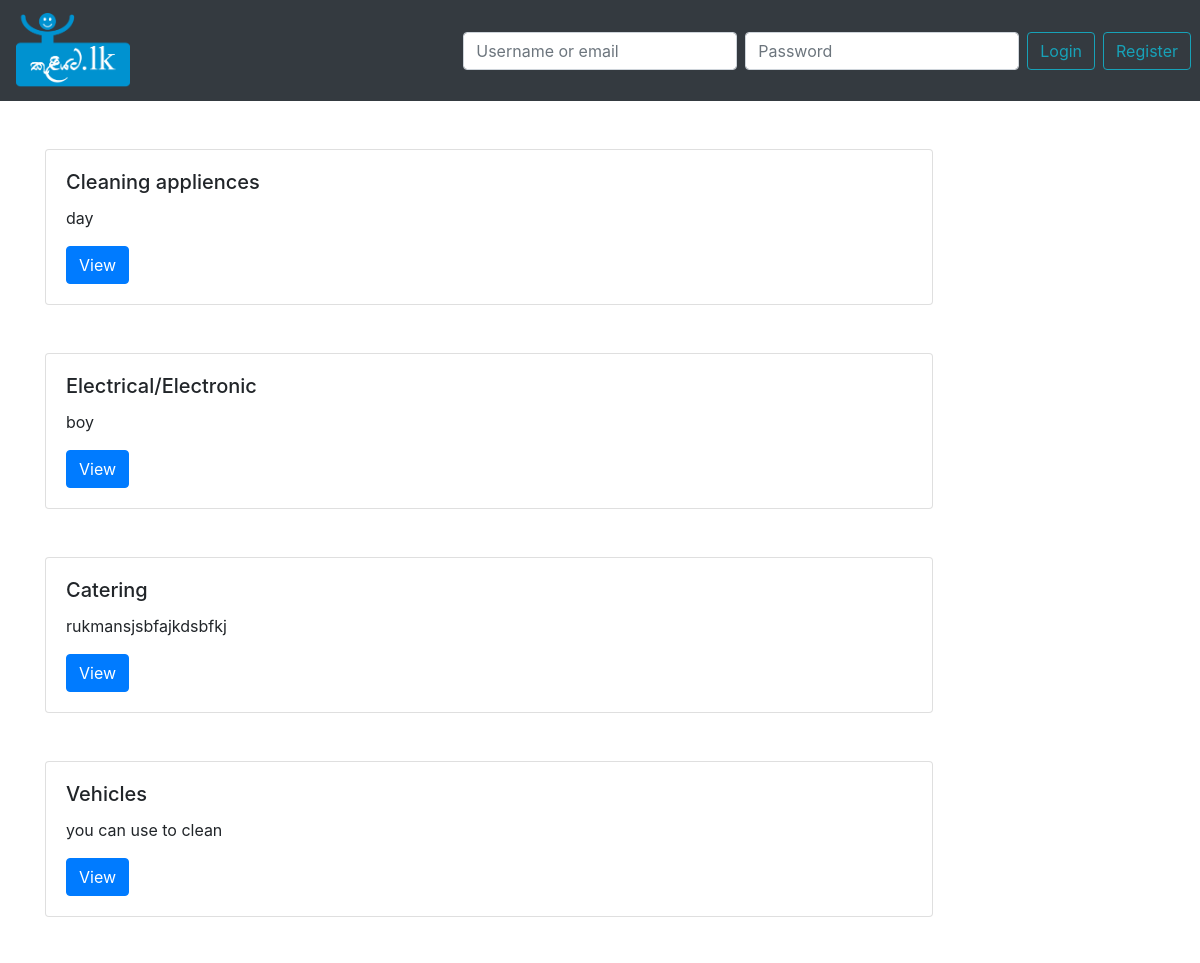
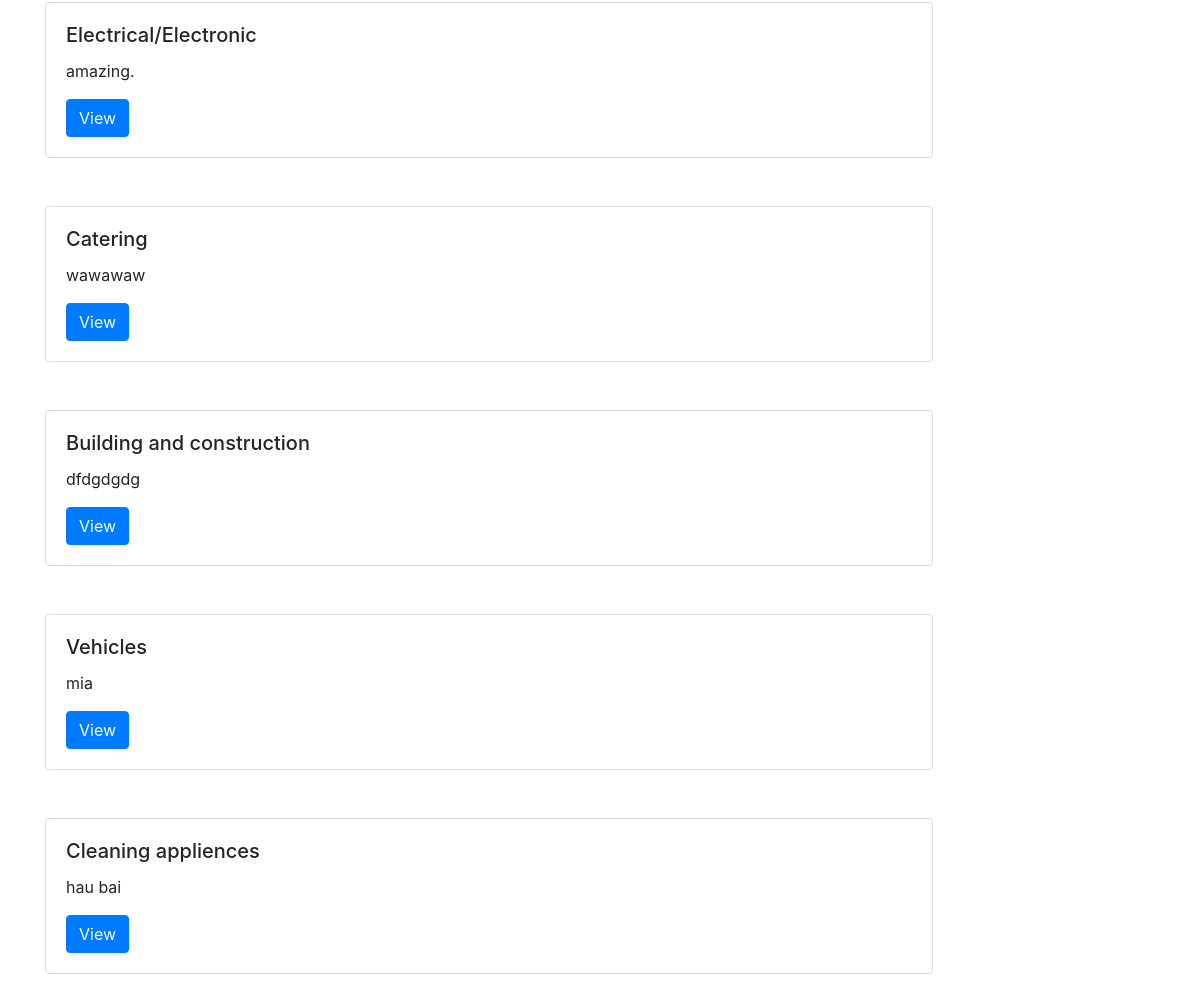
Screenshot of /search.php with the database file from the repository (2 pictures, top to bottom).
### tables this page shows
CREATE TABLE `ads` (
  `id` int(200) NOT NULL,
  `title` varchar(100) NOT NULL,
  `description` text NOT NULL,
  `image` varchar(100) NOT NULL,
  `approve` varchar(10) NOT NULL
);

### search.php (the view, shortened to what this page needs)
<?php
if (isset($_SESSION['id'])) {
    $userId = $_SESSION['id'];
    $username = $_SESSION['username'];
    $logged = true;
} else {
    $logged = false;
}
?>
<!DOCTYPE html PUBLIC "-//W3C//DTD XHTML 1.0 Transitional//EN" "http://www.w3.org/TR/xhtml1/DTD/xhtml1-transitional.dtd">
<html xmlns="http://www.w3.org/1999/xhtml">
<head>
    <link rel="stylesheet" href="Resources/bootstrap/css/bootstrap.min.css">
</head>
<body>
    <nav class="navbar navbar-dark bg-dark justify-content-between">
        <a class="navbar-brand">
            <img classs="img-responsive" width="" height="75px" src="Resources/Kuliyata_logo_full.png">
        </a>
        <div class="generel_user" id="div_generel_user" <?php if ($logged === true) { ?>style="display:none" <?php } ?>>
            <div class="row">
                <form method="post" name="login" onsubmit="return validate();" action="index.php" class="form-inline " style="content-right">
                    <input type="text" name="username" class="form-control mr-sm-2" placeholder="Username or email">
                    <input type="password" name="password" class="form-control mr-sm-2" placeholder="Password">
                    <button type="submit" name="submit" class="float btn btn-outline-info my-2 my-sm-0 mr-sm-2 mr-xs-1 my-xs-0" value="login">Login</button>
                </form>
                <form action="register.php">
                    <input type="submit" class="float btn btn-outline-info my-2 my-sm-0 mr-sm-2 mr-xs-1 my-xs-0" value="Register" />
                </form>
            </div>
        </div>
    </nav>
    <div class="container">
        <?php
        include_once('connection.php');
        $query = $_GET['query'];
        $categoryDigit = null;
        switch ($category) {
            default:
                $categoryDigit = '100';
        }
        $query = htmlspecialchars($query);
        if($categoryDigit==='100'){
            $sqlQuery = "SELECT * FROM ads WHERE (`title` LIKE '%" . $query . "%') OR (`description` LIKE '%" . $query . "%')";
        }else{
            $sqlQuery = "SELECT * FROM ads WHERE ((`title` LIKE '%" . $query . "%') OR (`description` LIKE '%" . $query . "%')) AND (category='$categoryDigit')";
        }
        $raw_results = mysqli_query($db_login, $sqlQuery) or die(mysql_error());
        if (mysqli_num_rows($raw_results) > 0) {
            while ($results = mysqli_fetch_array($raw_results)) {
                echo "<div class=\"card my-5\" style=\"width: 80%; height: auto;\">";
                echo "  <div class=\"card-body\">";
                echo "      <h5 class=\"card-title\">" . $results['title'] . "</h5>";
                echo "      <p class=\"card-text\">" . $results['description'] . "</p>";
                echo "      <a href='' class='btn btn-primary'>View</a>";
                echo "  </div>";
                echo "</div>";
            }
        } else {
            echo "No results found";
        }
        ?>
    </div>
</body>
</html>

### rows the page displays
ads: title "Cleaning appliences", description "day"
ads: title "Electrical/Electronic", description "boy"
ads: title "Catering", description "rukmansjsbfajkdsbfkj"
ads: title "Vehicles", description "you can use to clean"
ads: title "Electrical/Electronic", description "amazing."
ads: title "Catering", description "wawawaw"
ads: title "Building and construction", description "dfdgdgdg"
ads: title "Vehicles", description "mia"
ads: title "Cleaning appliences", description "hau bai"
